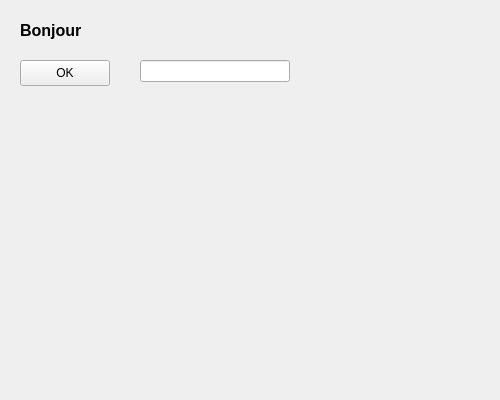
<?xml version="1.0" encoding="UTF-8"?>
<ui version="4.0">
 <class>Form</class>
 <widget class="QWidget" name="Form">
  <property name="geometry"><rect><x>0</x><y>0</y><width>500</width><height>400</height></rect></property>
  <property name="windowTitle"><string>Bac 2026</string></property>
  <widget class="QLabel" name="titre">
   <property name="geometry"><rect><x>20</x><y>15</y><width>200</width><height>30</height></rect></property>
   <property name="text"><string>Bonjour</string></property>
   <property name="font"><font><pointsize>12</pointsize><weight>75</weight><bold>true</bold><kerning>0</kerning></font></property>
  </widget>
  <widget class="QPushButton" name="ok">
   <property name="geometry"><rect><x>20</x><y>60</y><width>90</width><height>26</height></rect></property>
   <property name="text"><string>OK</string></property>
   <property name="cursor"><cursorShape>PointingHandCursor</cursorShape></property>
  </widget>
  <widget class="QLineEdit" name="saisie">
   <property name="geometry"><rect><x>140</x><y>60</y><width>150</width><height>22</height></rect></property>
  </widget>
 </widget>
 <resources/>
</ui>
